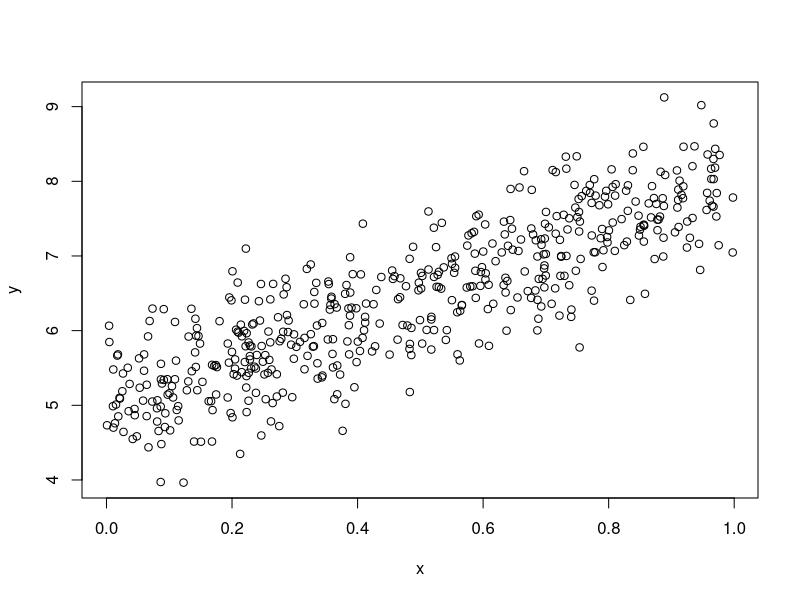
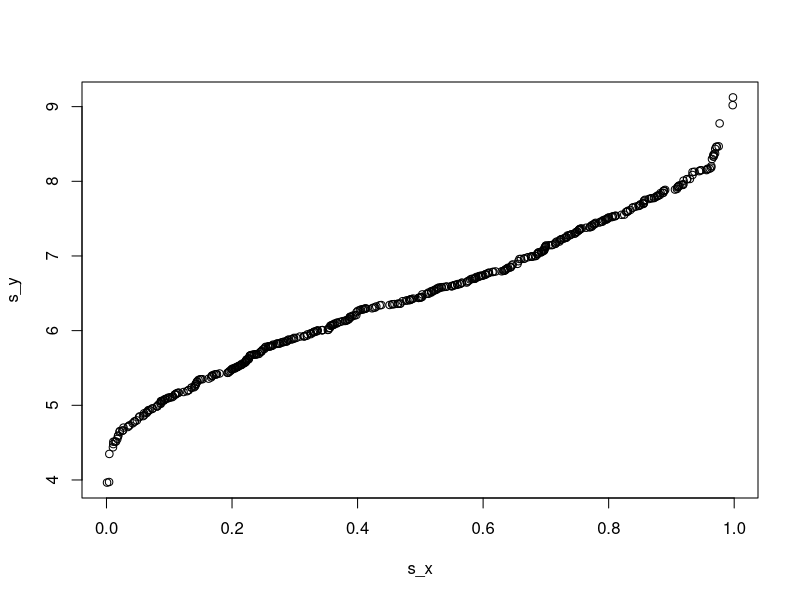
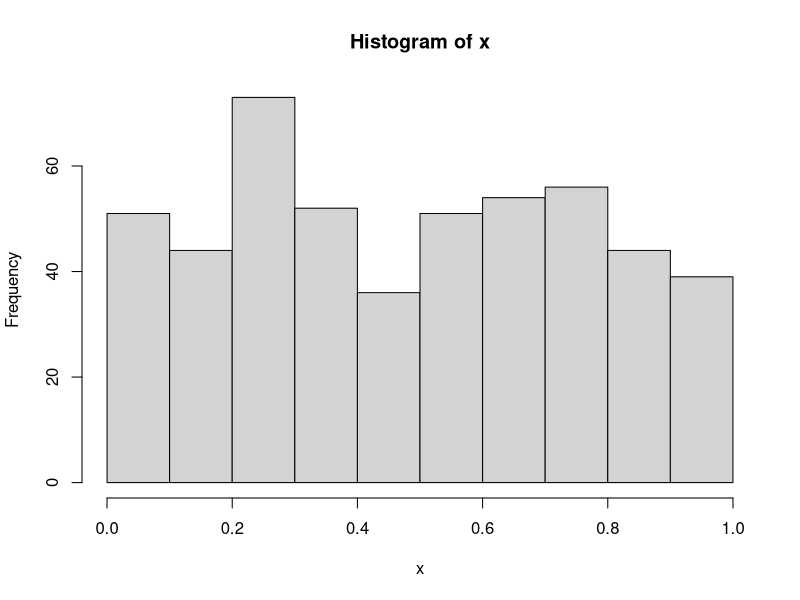

Here is the R script that generated these plots, in order:
a = 5
b = 3
n = 500
x <- runif(n)
SigSq <- sd(x)
y <- a + b*x + rnorm(n, sd = sqrt(SigSq))

avrx = mean(x)

s_x <- sort(x, decreasing = F)
s_y <- sort(y, decreasing = F)

r_x <- rank(x,na.last=T,ties.method = 'first')
r_y <- rank(y,na.last=T,ties.method = 'first')

rs_x <- sort(r_x, decreasing = F)
rs_y <- sort(r_y, decreasing = F)

x.frame <- cbind(s_x, rs_x)
y.frame <- cbind(s_y, rs_y)

plot1 <- plot(x,y)
plot2 <- plot(s_x,s_y)
##plot3 <- plot(r_x,r_y)

hplot1 <- hist(x, plot = T)

xy.data <- (cbind(x,y))
summary(xy.data)

##print(x.frame)
##print(y.frame)